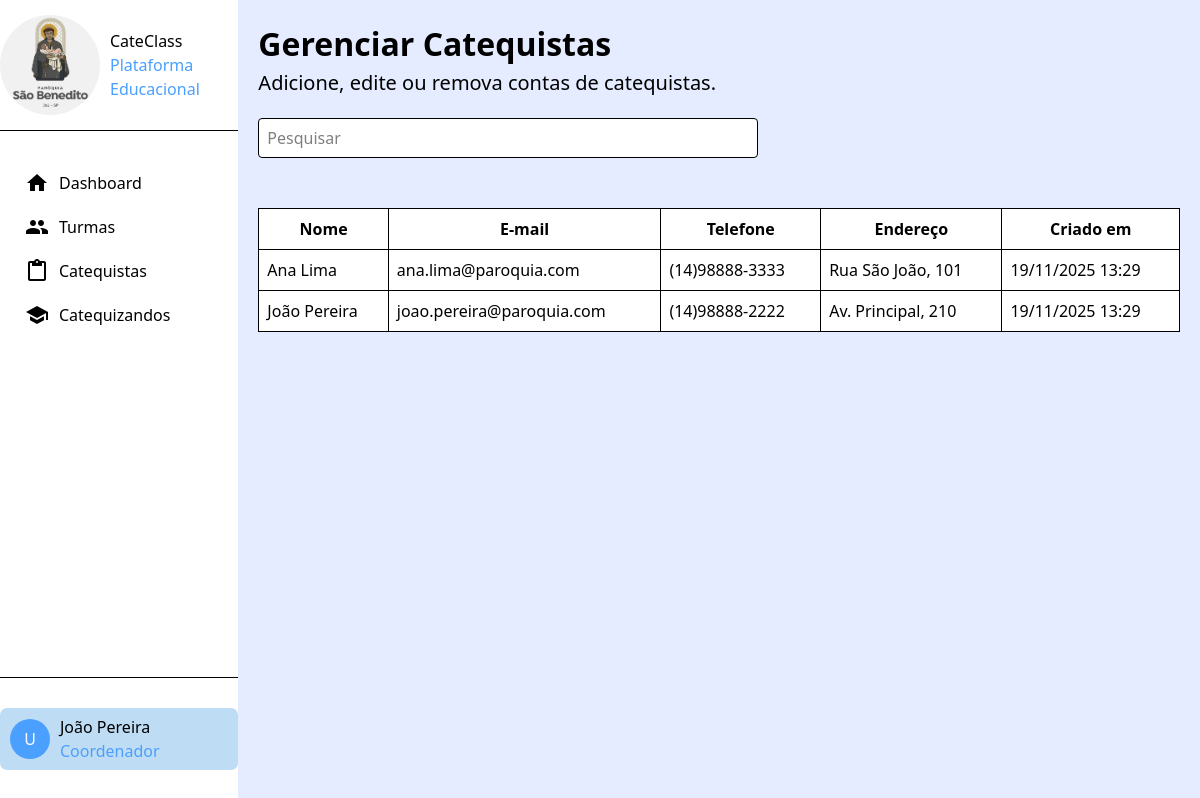
/app/coordenador/catequistas (signed in), run on the app's committed database.
### tables this page shows
CREATE TABLE IF NOT EXISTS usuarios(
	id_usuario BIGINT UNSIGNED NOT NULL AUTO_INCREMENT PRIMARY KEY,
    nome VARCHAR(100) NOT NULL,
    email VARCHAR(255) NOT NULL UNIQUE,
    senha VARCHAR(255) NOT NULL,
    telefone VARCHAR(14) NOT NULL UNIQUE,
    endereco VARCHAR(255),
    tipo_usuario VARCHAR(255),
     
    criado_em DATETIME DEFAULT CURRENT_TIMESTAMP,
    deletado_em DATETIME NULL
);

### app/controllers/CoordenadorController.php (called while the page is built, shortened)
<?php
    require_once "models/config.php";
    class CoordenadorController
    {
        public function catequistas()
        {
            global $conn;
            $sql = "
                SELECT u.nome, u.email, u.telefone, u.endereco, u.criado_em
                FROM catequistas c
                INNER JOIN usuarios u ON c.usuario_id = u.id_usuario
                WHERE u.deletado_em IS NULL
                ORDER BY u.nome ASC
            ";
            $stmt = $conn->prepare($sql);
            $stmt->execute();
            require_once "views/coordenador/catequistas.php";
        }
    }
?>

### app/views/coordenador/catequistas.php (the view, shortened to what this page needs)
<!DOCTYPE html>
<html lang="pt-br">
<head>
    <script src="https://cdn.jsdelivr.net/npm/@tailwindcss/browser@4"></script>
    <link rel="stylesheet" href="https://cdnjs.cloudflare.com/ajax/libs/font-awesome/4.7.0/css/font-awesome.min.css">
</head>
<body class="flex bg-[#E5ECFF]">
    <?php require_once 'sidebar.php'; ?>
    <main class="p-[20px] w-full">
        <h1 class="text-[32px] font-bold">Gerenciar Catequistas</h1>
        <p class="text-[20px] mb-[20px]">Adicione, edite ou remova contas de catequistas.</p>
        <input id="filtro" type="text" placeholder="Pesquisar"
            class="bg-[#fff] w-[500px] h-[40px] mb-[50px] rounded border border-1 px-2">
        <table class="border border-black bg-white w-full" id="tabela-catequistas">
            <thead>
                <tr class="border border-black">
                    <th class="py-2 px-3 border border-black">Nome</th>
                    <th class="py-2 px-3 border border-black">E-mail</th>
                    <th class="py-2 px-3 border border-black">Telefone</th>
                    <th class="py-2 px-3 border border-black">Endereço</th>
                    <th class="py-2 px-3 border border-black">Criado em</th>
                </tr>
            </thead>
            <tbody>
                <?php
                    if ($stmt->rowCount() > 0) {
                        $catequistas = $stmt->fetchAll(PDO::FETCH_ASSOC);
                        foreach ($catequistas as $catequista) {
                            echo "<tr class='border border-black'>
                                    <td class='p-2 border border-black'>{$catequista['nome']}</td>
                                    <td class='p-2 border border-black'>{$catequista['email']}</td>
                                    <td class='p-2 border border-black'>{$catequista['telefone']}</td>
                                    <td class='p-2 border border-black'>{$catequista['endereco']}</td>
                                    <td class='p-2 border border-black'>" . date('d/m/Y H:i', strtotime($catequista['criado_em'])) . "</td>
                                </tr>";
                        }
                    } else {
                        echo "<tr><td colspan='5' class='p-3 text-center'>Nenhum catequista encontrado.</td></tr>";
                    }
                ?>
            </tbody>
        </table>
    </main>
</body>
</html>

### data on the page
usuarios: nome "Ana Lima", email "ana.lima@paroquia.com", telefone "(14)98888-3333", endereco "Rua São João, 101", criado_em "19/11/2025 13:29"
usuarios: nome "João Pereira", email "joao.pereira@paroquia.com", telefone "(14)98888-2222", endereco "Av. Principal, 210", criado_em "19/11/2025 13:29"

### other printed values
$_SESSION["usuario_nome"] "João Pereira"
